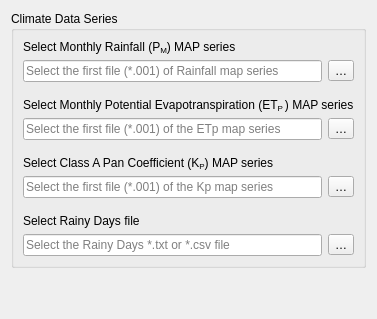
     <widget class="QWidget" name="tab_Climate">
      <attribute name="title">
       <string>Climate</string>
      </attribute>
      <layout class="QVBoxLayout" name="verticalLayout_33">
       <item>
        <widget class="QGroupBox" name="groupBox_Climate">
         <property name="sizePolicy">
          <sizepolicy hsizetype="Minimum" vsizetype="Minimum">
           <horstretch>0</horstretch>
           <verstretch>0</verstretch>
          </sizepolicy>
         </property>
         <property name="title">
          <string>Climate Data Series</string>
         </property>
         <layout class="QVBoxLayout" name="verticalLayout_32">
          <item>
           <layout class="QVBoxLayout" name="verticalLayout_11">
            <item>
             <layout class="QGridLayout" name="gridLayout_29">
              <item row="0" column="0">
               <widget class="QLabel" name="label_Precipitation">
                <property name="sizePolicy">
                 <sizepolicy hsizetype="Minimum" vsizetype="Minimum">
                  <horstretch>0</horstretch>
                  <verstretch>0</verstretch>
                 </sizepolicy>
                </property>
                <property name="toolTip">
                 <string>Monthly rainfall map-series.</string>
                </property>
                <property name="statusTip">
                 <string/>
                </property>
                <property name="whatsThis">
                 <string>Path to file *.001. The folder must contain the maps that represent the mean monthly rainfall, where each map represents the value of the variable at an individual time step.</string>
                </property>
                <property name="text">
                 <string>&lt;html&gt;&lt;head/&gt;&lt;body&gt;&lt;p&gt;Select Monthly Rainfall (P&lt;span style=&quot; vertical-align:sub;&quot;&gt;M&lt;/span&gt;) MAP series&lt;/p&gt;&lt;/body&gt;&lt;/html&gt;</string>
                </property>
                <property name="buddy">
                 <cstring>btn_Precipitation</cstring>
                </property>
               </widget>
              </item>
              <item row="1" column="0">
               <layout class="QHBoxLayout" name="horizontalLayout_4">
                <item>
                 <widget class="QLineEdit" name="lineEdt_Precipitation">
                  <property name="toolTip">
                   <string>Monthly rainfall map-series.</string>
                  </property>
                  <property name="statusTip">
                   <string/>
                  </property>
                  <property name="whatsThis">
                   <string>Path to file *.001. The folder must contain the maps that represent the mean monthly rainfall, where each map represents the value of the variable at an individual time step.</string>
                  </property>
                  <property name="text">
                   <string/>
                  </property>
                  <property name="placeholderText">
                   <string>Select the first file (*.001) of Rainfall map series</string>
                  </property>
                  <property name="clearButtonEnabled">
                   <bool>true</bool>
                  </property>
                 </widget>
                </item>
                <item>
                 <widget class="QToolButton" name="btn_Precipitation">
                  <property name="toolTip">
                   <string>Monthly rainfall map-series.</string>
                  </property>
                  <property name="statusTip">
                   <string/>
                  </property>
                  <property name="whatsThis">
                   <string>Path to file *.001. The folder must contain the maps that represent the mean monthly rainfall, where each map represents the value of the variable at an individual time step.</string>
                  </property>
                  <property name="text">
                   <string>…</string>
                  </property>
                 </widget>
                </item>
               </layout>
              </item>
             </layout>
            </item>
            <item>
             <spacer name="verticalSpacer_26">
              <property name="orientation">
               <enum>Qt::Vertical</enum>
              </property>
              <property name="sizeHint" stdset="0">
               <size>
                <width>20</width>
                <height>10</height>
               </size>
              </property>
             </spacer>
            </item>
            <item>
             <layout class="QGridLayout" name="gridLayout_28">
              <item row="0" column="0">
               <widget class="QLabel" name="label_Evapotranspiration">
                <property name="sizePolicy">
                 <sizepolicy hsizetype="Minimum" vsizetype="Minimum">
                  <horstretch>0</horstretch>
                  <verstretch>0</verstretch>
                 </sizepolicy>
                </property>
                <property name="toolTip">
                 <string>Monthly potential evapotranspiration map-series.</string>
                </property>
                <property name="whatsThis">
                 <string>Path to file *.001. The folder must contain the maps that represent the mean monthly potential evapotranspiration, where each map represents the value of the variable at an individual time step.</string>
                </property>
                <property name="text">
                 <string>&lt;html&gt;&lt;head/&gt;&lt;body&gt;&lt;p&gt;Select Monthly Potential Evapotranspiration (ET&lt;span style=&quot; vertical-align:sub;&quot;&gt;P &lt;/span&gt;) MAP series&lt;/p&gt;&lt;/body&gt;&lt;/html&gt;</string>
                </property>
                <property name="buddy">
                 <cstring>btn_Evapotranspiration</cstring>
                </property>
               </widget>
              </item>
              <item row="1" column="0">
               <layout class="QHBoxLayout" name="horizontalLayout_3">
                <item>
                 <widget class="QLineEdit" name="lineEdt_EvapoTranspiration">
                  <property name="toolTip">
                   <string>Monthly potential evapotranspiration map-series.</string>
                  </property>
                  <property name="whatsThis">
                   <string>Path to file *.001. The folder must contain the maps that represent the mean monthly potential evapotranspiration, where each map represents the value of the variable at an individual time step.</string>
                  </property>
                  <property name="text">
                   <string/>
                  </property>
                  <property name="placeholderText">
                   <string>Select the first file (*.001) of the ETp map series</string>
                  </property>
                  <property name="clearButtonEnabled">
                   <bool>true</bool>
                  </property>
                 </widget>
                </item>
                <item>
                 <widget class="QToolButton" name="btn_Evapotranspiration">
                  <property name="toolTip">
                   <string>Monthly potential evapotranspiration map-series.</string>
                  </property>
                  <property name="whatsThis">
                   <string>Path to file *.001. The folder must contain the maps that represent the mean monthly potential evapotranspiration, where each map represents the value of the variable at an individual time step.</string>
                  </property>
                  <property name="text">
                   <string>…</string>
                  </property>
                 </widget>
                </item>
               </layout>
              </item>
             </layout>
            </item>
            <item>
             <spacer name="verticalSpacer_27">
              <property name="orientation">
               <enum>Qt::Vertical</enum>
              </property>
              <property name="sizeHint" stdset="0">
               <size>
                <width>20</width>
                <height>10</height>
               </size>
              </property>
             </spacer>
            </item>
            <item>
             <layout class="QGridLayout" name="gridLayout_27">
              <item row="0" column="0">
               <widget class="QLabel" name="label_PanCoefficientKp">
                <property name="sizePolicy">
                 <sizepolicy hsizetype="Minimum" vsizetype="Minimum">
                  <horstretch>0</horstretch>
                  <verstretch>0</verstretch>
                 </sizepolicy>
                </property>
                <property name="toolTip">
                 <string>Class A Pan Coefficient, value for each pixel and each month of the simulation period.</string>
                </property>
                <property name="whatsThis">
                 <string>Path to file .001 that represents the monthly Class A Pan Coefficient  map-series data input for the entire simulation period.</string>
                </property>
                <property name="text">
                 <string>&lt;html&gt;&lt;head/&gt;&lt;body&gt;&lt;p&gt;Select Class A Pan Coefficient (K&lt;span style=&quot; vertical-align:sub;&quot;&gt;P&lt;/span&gt;) MAP series&lt;/p&gt;&lt;/body&gt;&lt;/html&gt;</string>
                </property>
                <property name="buddy">
                 <cstring>btn_PanCoefficientKp</cstring>
                </property>
               </widget>
              </item>
              <item row="1" column="0">
               <layout class="QHBoxLayout" name="horizontalLayout_2">
                <item>
                 <widget class="QLineEdit" name="lineEdt_PanCoefficientKp">
                  <property name="toolTip">
                   <string>Class A Pan Coefficient, value for each pixel and each month of the simulation period.</string>
                  </property>
                  <property name="whatsThis">
                   <string>Path to file .001 that represents the monthly Class A Pan Coefficient  map-series data input for the entire simulation period.</string>
                  </property>
                  <property name="text">
                   <string/>
                  </property>
                  <property name="placeholderText">
                   <string>Select the first file (*.001) of the Kp map series</string>
                  </property>
                  <property name="clearButtonEnabled">
                   <bool>true</bool>
                  </property>
                 </widget>
                </item>
                <item>
                 <widget class="QToolButton" name="btn_PanCoefficientKp">
                  <property name="toolTip">
                   <string>Class A Pan Coefficient, value for each pixel and each month of the simulation period.</string>
                  </property>
                  <property name="whatsThis">
                   <string>Path to file .001 that represents the monthly Class A Pan Coefficient  map-series data input for the entire simulation period.</string>
                  </property>
                  <property name="text">
                   <string>…</string>
                  </property>
                 </widget>
                </item>
               </layout>
              </item>
             </layout>
            </item>
            <item>
             <spacer name="verticalSpacer_28">
              <property name="orientation">
               <enum>Qt::Vertical</enum>
              </property>
              <property name="sizeHint" stdset="0">
               <size>
                <width>20</width>
                <height>10</height>
               </size>
              </property>
             </spacer>
            </item>
            <item>
             <layout class="QGridLayout" name="gridLayout_26">
              <item row="0" column="0">
               <widget class="QLabel" name="label_RainyDays">
                <property name="sizePolicy">
                 <sizepolicy hsizetype="Minimum" vsizetype="Minimum">
                  <horstretch>0</horstretch>
                  <verstretch>0</verstretch>
                 </sizepolicy>
                </property>
                <property name="toolTip">
                 <string>Number of rainy days for each month.</string>
                </property>
                <property name="whatsThis">
                 <string>This file is a *.txt or *.csv file representing the mean value of rainy days for each month.
</string>
                </property>
                <property name="text">
                 <string>Select Rainy Days file</string>
                </property>
                <property name="buddy">
                 <cstring>btn_RainyDays</cstring>
                </property>
               </widget>
              </item>
              <item row="1" column="0">
               <layout class="QHBoxLayout" name="horizontalLayout">
                <item>
                 <widget class="QLineEdit" name="lineEdt_RainyDays">
                  <property name="toolTip">
                   <string>Number of rainy days for each month.</string>
                  </property>
                  <property name="whatsThis">
                   <string>This file is a *.txt or *.csv file representing the mean value of rainy days for each month.
</string>
                  </property>
                  <property name="text">
                   <string/>
                  </property>
                  <property name="placeholderText">
                   <string>Select the Rainy Days *.txt or *.csv file</string>
                  </property>
                  <property name="clearButtonEnabled">
                   <bool>true</bool>
                  </property>
                 </widget>
                </item>
                <item>
                 <widget class="QToolButton" name="btn_RainyDays">
                  <property name="toolTip">
                   <string>Number of rainy days for each month.</string>
                  </property>
                  <property name="whatsThis">
                   <string>This file is a *.txt or *.csv file representing the mean value of rainy days for each month.
</string>
                  </property>
                  <property name="text">
                   <string>…</string>
                  </property>
                 </widget>
                </item>
               </layout>
              </item>
             </layout>
            </item>
           </layout>
          </item>
         </layout>
        </widget>
       </item>
       <item>
        <spacer name="verticalSpacer">
         <property name="orientation">
          <enum>Qt::Vertical</enum>
         </property>
         <property name="sizeHint" stdset="0">
          <size>
           <width>20</width>
           <height>40</height>
          </size>
         </property>
        </spacer>
       </item>
      </layout>
     </widget>
